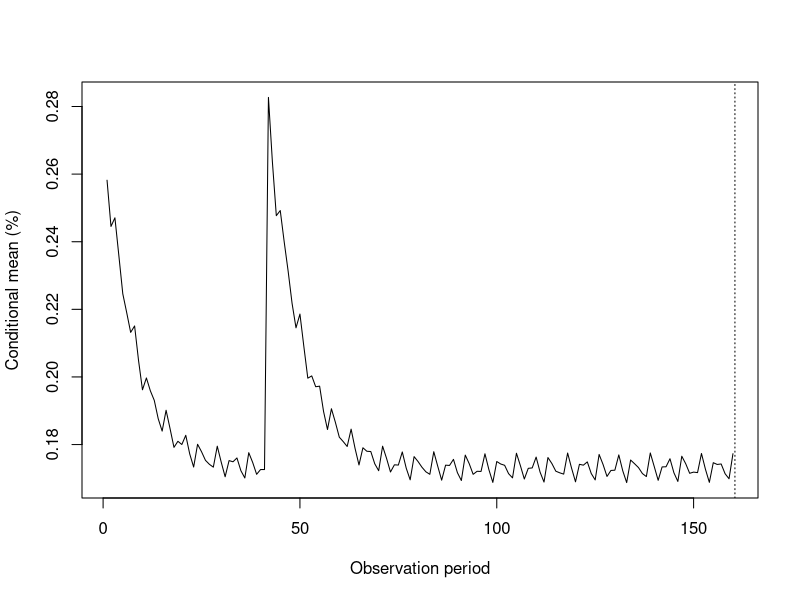

The R script that drew this image:
# 合成教学数据，非真实市场行情; source is not independently verified
# Simple returns, decimal; one observation period, no automatic annualization.
R <- c(0.007412163339544217,
 -0.010482472146455321,
 0.008230851250901908,
 -0.0017544755294552758,
 -0.0051058979531225955,
 0.008836480819329084,
 -0.008069460912111217,
 0.003083159580684499,
 0.003283682466898781,
 -0.0075217265370117,
 0.007909726145666481,
 -0.004167708599150859,
 -0.001731318295021438,
 0.006388502107881307,
 -0.007733818897379609,
 0.005089088457663708,
 0.00031660889609970736,
 -0.005315970047409268,
 0.00749574337347355,
 -0.005864481814017135,
 0.0010212681270710146,
 0.004225548099663988,
 -0.007152192498396882,
 0.006481401262769117,
 -0.0022927510716643797,
 -0.003077880045171515,
 0.006674051240871524,
 -0.006920236601272181,
 0.003478987279705359,
 0.0018642368677680944,
 -0.006046998470411728,
 0.007165424552913003,
 -0.004548237896337581,
 -0.0005982444754874664,
 0.005268568505368928,
 -0.0072090948011840576,
 0.00546696573361081,
 -0.0006908037577509802,
 -0.004345435689627863,
 0.007050835956111483,
 0.03447608466288317,
 0.003301594174389433,
 0.005282395452769607,
 -0.010268848468377317,
 0.009932058247289648,
 -0.00450652991046329,
 -0.0029171279251399575,
 0.00814258032089669,
 -0.009079130905087508,
 0.00535382966147253,
 0.0010856325837020175,
 -0.006471637120770416,
 0.008378022193971628,
 -0.006010646691100449,
 0.00043942435901772196,
 0.0050603356148808554,
 -0.007762114248084521,
 0.006538947033129491,
 -0.0017889718539344764,
 -0.003762778766087461,
 0.007151322725917699,
 -0.00694076815747988,
 0.0030169107917315924,
 0.0024909111907596574,
 -0.006481107440425808,
 0.00719563687306754,
 -0.004127918570701305,
 -0.001206536196759826,
 0.005710719252532805,
 -0.007282237362592627,
 0.005102369570066203,
 -0.00009201976673746681,
 -0.004820937562954273,
 0.007186938964516124,
 -0.005913595604836681,
 0.0013824950407694218,
 0.0038094046683057768,
 -0.006904983937354061,
 0.006537770362466678,
 -0.0026289643002737288,
 -0.0026870279154288437,
 0.006438836835791205,
 -0.0069584014600299815,
 0.0037899877142431597,
 0.001475860979018049,
 -0.005796203922550201,
 0.007167389088249899,
 -0.0048249492290639425,
 -0.00020761066526904783,
 0.004988840263940824,
 -0.00716415273385324,
 0.005698646944657227,
 -0.0010782225839002417,
 -0.004032457300768834,
 0.00695390699982955,
 -0.006384106010432133,
 0.002337111711267952,
 0.002947548984118106,
 -0.006545864314732809,
 0.0068636946258373915,
 -0.0035231003641641658,
 -0.0017605931320347054,
 0.005951910846052656,
 -0.007128814405876396,
 0.0045926862609542264,
 0.000504867390092475,
 -0.005186088366495874,
 0.007178588130551282,
 -0.005508278686513892,
 0.0007798297945881697,
 0.00426499247500632,
 -0.007018039630858435,
 0.006240634280592247,
 -0.002048899445570233,
 -0.0032089442959864346,
 0.006656264321395065,
 -0.006769968710286935,
 0.003255925222913361,
 0.002043503676083573,
 -0.006105031251482009,
 0.007085774357063123,
 -0.004356305158781572,
 -0.0008006495539184436,
 0.005378136373773408,
 -0.007185631115096498,
 0.00531073881367242,
 -0.00048107655046283687,
 -0.004491651167385186,
 0.007073438798904378,
 -0.006087873333875894,
 0.0017578843783596738,
 0.0034649842949054047,
 -0.006757546217537926,
 0.006665699310064337,
 -0.0029834293192308073,
 -0.002322395839639031,
 0.006249223990400947,
 -0.007031636311538517,
 0.004112342018804895,
 0.0010943380582277922,
 -0.005561828929687306,
 0.007181536794691487,
 -0.005103807890430455,
 0.00018209779661739053,
 0.004710847441912495,
 -0.007118008987129756,
 0.005924452026342761,
 -0.0014641384521021266,
 -0.0037147929162654335,
 0.006848527625572845,
 -0.006550040666037566,
 0.0027057333940398776,
 0.0025966644742340776,
 -0.006383791460054556,
 0.006965858273499633,
 -0.003860954682430563,
 -0.001385394526064658,
 0.005736703957409584,
 -0.007165930834337918,
 0.004887636082955434)
B <- NULL
dates <- seq_along(R)
p <- list(omega=0.00001,
 a=0.12,
 b=0.82,
 gamma=0.06,
 kappa=0.2,
 mu=0,
 n=160,
 shock=4,
 lag=5,
 level=0.05,
 horizon=20,
 impact=0.03,
 weight=0.5,
 rho=0.3 )
n <- length(R)
stopifnot(n>=2,all(is.finite(R)),all(R>=-1))


# Conditional Gaussian GARCH fit: fixed training mean, h[1]=training sample variance.
# Scale residuals by training SD for optimization; transform variance back afterward.
gdecode <- function(t) {
  ea<-exp(t[2]);eb<-exp(t[3]);den<-1+ea+eb
  c(w=exp(t[1]),a=ea/den,b=eb/den)
}
gsimplex <- function(fn,start,maxIter=1800) {
  d<-length(start);v<-rbind(start,matrix(rep(start,d),nrow=d,byrow=TRUE)+diag(.25,d))
  f<-apply(v,1,fn)
  for(it in seq_len(maxIter)-1) {
    ord<-order(f);v<-v[ord,,drop=FALSE];f<-f[ord]
    spread<-max(abs(sweep(v[-1,,drop=FALSE],2,v[1,],"-")))
    if(spread<1e-6&&f[d+1]-f[1]<1e-8)
      return(list(par=v[1,],value=f[1],converged=TRUE,iterations=it))
    cent<-colMeans(v[seq_len(d),,drop=FALSE]);r<-2*cent-v[d+1,];fr<-fn(r)
    if(fr<f[1]){e<-cent+2*(r-cent);fe<-fn(e)
      if(fe<fr){v[d+1,]<-e;f[d+1]<-fe}else{v[d+1,]<-r;f[d+1]<-fr}
    }else if(fr<f[d]){v[d+1,]<-r;f[d+1]<-fr}else{
      outside<-fr<f[d+1];cx<-cent+.5*((if(outside)r else v[d+1,])-cent);fc<-fn(cx)
      if(fc<(if(outside)fr else f[d+1])){v[d+1,]<-cx;f[d+1]<-fc}else{
        for(j in 2:(d+1)){v[j,]<-(v[j,]+v[1,])/2;f[j]<-fn(v[j,])}
      }
    }
  }
  j<-which.min(f);list(par=v[j,],value=f[j],converged=FALSE,iterations=maxIter)
}
garch_objective <- function(eps,t) {
  if(any(!is.finite(t))||any(abs(t)>20))return(1e100)
  p<-gdecode(t);if(p[2]+p[3]>=1)return(1e100)
  h<-1;f<-0
  for(z in eps){
    if(!is.finite(h)||h<=0)return(1e100)
    f<-f+.5*(log(2*pi)+log(h)+z*z/h)
    h<-p[1]+p[2]*z*z+p[3]*h
  }
  if(is.finite(f))f else 1e100
}
fit_garch <- function(trainR,maxIter=1800) {
  stopifnot(all(is.finite(trainR)),all(trainR>=-1))
  n<-length(trainR);if(n<60)stop("GARCH needs at least 60 training observations")
  mu<-mean(trainR);s2<-var(trainR);scale<-sqrt(s2)
  if(!is.finite(scale)||scale<=1e-12*max(1,abs(mu)))stop("Near-constant training returns")
  eps<-(trainR-mu)/scale;fn<-function(t)garch_objective(eps,t)
  original<-rbind(c(.05,.08,.87),c(.1,.15,.75),c(.5,.1,.4),
    c(.9,.05,.05),c(.01,.12,.87),c(.2,.6,.2))
  starts<-t(apply(original,1,function(p)c(log(p[1]),log(p[2]/(1-p[2]-p[3])),log(p[3]/(1-p[2]-p[3])))))
  attempts<-lapply(seq_len(nrow(starts)),function(i){
    v<-gsimplex(fn,starts[i,],maxIter)
    local<-v$converged&&all(sapply(seq_along(v$par),function(j)all(sapply(c(-1,1),function(sign){
      t<-v$par;t[j]<-t[j]+sign*1e-4;fn(t)>=v$value-1e-6
    }))))
    v$accepted<-v$converged&&local&&v$value<1e99;v
  })
  valid<-Filter(function(v)v$accepted,attempts)
  if(!length(valid))stop("GARCH optimization failed: no teaching-parameter fallback")
  best<-valid[[which.min(sapply(valid,function(v)v$value))]]
  p<-gdecode(best$par);omega<-p[1]*s2;a<-p[2];b<-p[3];h<-numeric(n+1);h[1]<-s2
  for(t in seq_len(n))h[t+1]<-omega+a*(trainR[t]-mu)^2+b*h[t]
  stopifnot(omega>0,a>=0,b>=0,a+b<1,all(is.finite(h)),all(h>0))
  list(omega=unname(omega),a=unname(a),b=unname(b),mu=mu,initial=s2,
    scale=scale,n=n,h=h,theta=best$par,logLikelihood=-best$value-n*log(scale),
    converged=TRUE,iterations=best$iterations,attempts=attempts)
}
garch_forecast <- function(R,gamma,N,train,fit) {
  stopifnot(train==fit$n,train>=60,train<length(R))
  n<-length(R);h<-rep(NA_real_,n+1);h[train+1]<-fit$h[train+1]
  for(t in seq.int(train+1,n))h[t+1]<-fit$omega+fit$a*(R[t]-fit$mu)^2+fit$b*h[t]
  sigma<-sqrt(h);z<-qnorm(gamma)
  list(h=h,sigma=sigma,VaR=N*(-fit$mu+sigma*z),
    ES=N*(-fit$mu+sigma*dnorm(z)/(1-gamma)),mu=fit$mu)
}
# Fixed initial training estimation + sequential test variance updates; no daily refitting.
garch_estimated_backtest <- function(bt,R,gamma,N,train) {
  attempt<-tryCatch({f<-fit_garch(R[seq_len(train)]);g<-garch_forecast(R,gamma,N,train,f);
    ids<-bt$ids;V<-g$VaR[ids];E<-g$ES[ids];hit<-bt$L>V
    actual<-if(any(hit))mean(bt$L[hit])else NA_real_
    predicted<-if(any(hit))mean(E[hit])else NA_real_
    list(fit=f,model=list(VaR=V,ES=E,hits=which(hit),test=kupiec(length(ids),sum(hit),1-gamma),
      meanActual=actual,meanES=predicted,bias=actual-predicted))},error=function(e)list(error=conditionMessage(e)))
  bt$fit<-attempt$fit;bt$models$garchFit<-if(is.null(attempt$error))attempt$model else list(error=attempt$error)
  bt
}

vpath <- function(R,p,type="garch",initial=NULL) {
  if(type=="arch")p$b<-0
  if(type!="gjr")p$gamma<-0
  if(type!="m")p$kappa<-0
  persistence<-p$a+p$b+p$gamma/2
  stopifnot(p$omega>0,p$a>=0,p$b>=0,p$a+p$gamma>=0,persistence<1)
  n<-length(R);h<-numeric(n+1);h[1]<-if(is.null(initial))p$omega/(1-persistence)else initial
  stopifnot(is.finite(h[1]),h[1]>0)
  eps<-z<-condMean<-numeric(n);ll<-0
  for(t in seq_len(n)) {
    condMean[t]<-p$mu+p$kappa*sqrt(h[t]);eps[t]<-R[t]-condMean[t];z[t]<-eps[t]/sqrt(h[t])
    ll<-ll-.5*(log(2*pi)+log(h[t])+eps[t]^2/h[t])
    h[t+1]<-p$omega+(p$a+if(eps[t]<0)p$gamma else 0)*eps[t]^2+p$b*h[t]
  }
  stopifnot(all(is.finite(h)),all(h>0))
  p<-p[c("omega","a","b","gamma","mu","kappa")]
  c(p,list(h=h,eps=eps,z=z,condMean=condMean,logLikelihood=ll,persistence=persistence,n=n))
}
vdecode <- function(t,type) {
  if(type=="arch")return(list(omega=exp(t[1]),a=plogis(t[2]),b=0,gamma=0,mu=0,kappa=0))
  if(type=="gjr") {u<-exp(t[2:4]);d<-1+sum(u);a<-2*u[1]/d
    return(list(omega=exp(t[1]),a=unname(a),b=unname(u[3]/d),gamma=unname(2*u[2]/d-a),mu=0,kappa=0))}
  p<-gdecode(t);list(omega=unname(p[1]),a=unname(p[2]),b=unname(p[3]),gamma=0,
    mu=if(type=="m")t[4]else 0,kappa=if(type=="m")t[5]else 0)
}
vfit <- function(R,type="garch",maxIter=2600) {
  n<-length(R);if(n<60)stop("At least 60 observations required")
  baseMu<-mean(R);s2<-var(R);scale<-sqrt(s2)
  if(!is.finite(scale)||scale<=1e-12*max(1,abs(baseMu)))stop("Near-constant returns")
  if(type=="garch") {
    f<-fit_garch(R);p<-list(omega=f$omega,a=f$a,b=f$b,gamma=0,kappa=0,mu=f$mu)
    q<-vpath(R,p,type,s2);k<-4
  }else{
    y<-(R-baseMu)/scale
    if(type=="arch")starts<-rbind(c(-2,-2),c(-1,0),c(0,-3)) else if(type=="gjr")
      starts<-rbind(c(-3,log(2),log(4),log(40)),c(-1,-1,-1,1),c(-2,0,0,2),c(-1,1,0,1)) else {
      original<-rbind(c(.05,.08,.87),c(.1,.15,.75),c(.5,.1,.4),c(.9,.05,.05))
      starts<-do.call(rbind,lapply(seq_len(4),function(i){p<-original[i,];t<-c(log(p[1]),log(p[2]/(1-p[2]-p[3])),log(p[3]/(1-p[2]-p[3])))
        rbind(c(t,0,0),c(t,-.1,.2),c(t,.1,-.2))}))
    }
    fn<-function(t){if(any(!is.finite(t))||any(abs(t)>20))return(1e100)
      tryCatch(-vpath(y,vdecode(t,type),type,1)$logLikelihood,error=function(e)1e100)}
    attempts<-lapply(seq_len(nrow(starts)),function(i){v<-gsimplex(fn,starts[i,],maxIter)
      local<-v$converged&&all(sapply(seq_along(v$par),function(j)all(sapply(c(-1,1),function(sign){
        t<-v$par;t[j]<-t[j]+sign*1e-4;fn(t)>=v$value-1e-6}))))
      v$accepted<-v$converged&&v$value<1e99&&local;v})
    valid<-Filter(function(x)x$accepted,attempts)
    if(!length(valid))stop("Optimization failed; no parameter fallback")
    best<-valid[[which.min(sapply(valid,function(x)x$value))]]
    p<-vdecode(best$par,type);p$omega<-p$omega*s2;p$mu<-baseMu+p$mu*scale
    q<-vpath(R,p,type,s2);k<-if(type=="arch")3 else 5
    q$theta<-best$par;q$attempts<-attempts
  }
  q$converged<-TRUE;q$parameters<-k;q$aic<- -2*q$logLikelihood+2*k
  q$bic<- -2*q$logLikelihood+log(n)*k;q
}
varch <- function(e,lag) {
  n<-length(e);stopifnot(lag>=1,lag<=20,lag==floor(lag),n-lag>lag+2)
  scale<-mean(e^2);if(scale<=1e-24)stop("Degenerate residual variance")
  q<-e^2/scale;ids<-seq.int(lag+1,n);y<-q[ids]
  X<-cbind(1,sapply(seq_len(lag),function(j)q[ids-j]))
  if(qr(X,tol=1e-10)$rank<ncol(X)||sum((y-mean(y))^2)<1e-16*length(y))stop("Auxiliary regression rank deficient")
  fit<-lm.fit(X,y);r2<-max(0,min(1,1-sum(fit$residuals^2)/sum((y-mean(y))^2)))
  stat<-length(y)*r2;c(stat=stat,p=pchisq(stat,lag,lower.tail=FALSE),df=lag,n=length(y),r2=r2)
}
vljung <- function(e,lag) {
  stopifnot(length(e)>lag+2,lag>=1)
  if(sum((e-mean(e))^2)<1e-24)stop("Degenerate series")
  t<-Box.test(e,lag=lag,type="Ljung-Box",fitdf=0)
  c(stat=unname(t$statistic),p=t$p.value,df=lag,n=length(e))
}
vforecast <- function(q,H) {
  stopifnot(H>=1,H<=100,H==floor(H))
  long<-q$omega/(1-q$persistence)
  h<-numeric(H);h[1]<-tail(q$h,1)
  if(H>1)for(k in 2:H)h[k]<-q$omega+q$persistence*h[k-1]
  list(h=h,sigma=sqrt(h),long=long)
}
vccc <- function(A,B,p,mode="estimate",rhoMode="estimated") {
  stopifnot(length(A)==length(B))
  qa<-if(mode=="estimate")vfit(A)else vpath(A,p)
  qb<-if(mode=="estimate")vfit(B)else vpath(B,p)
  estimatedRho<-cor(qa$z,qb$z);rho<-if(rhoMode=="manual")p$rho else estimatedRho
  stopifnot(is.finite(rho),abs(rho)<1)
  covariance<-rho*sqrt(qa$h*qb$h)
  determinant<-qa$h*qb$h-covariance^2
  hp<-p$weight^2*qa$h+(1-p$weight)^2*qb$h+2*p$weight*(1-p$weight)*covariance
  stopifnot(all(determinant>0),all(hp>=0))
  list(a=qa,b=qb,rho=rho,estimatedRho=estimatedRho,covariance=covariance,hp=hp,det=determinant)
}


model <- "m"
mode <- "teaching"
q <- tryCatch(if(mode=="estimate")vfit(R,model)else vpath(R,p,model),error=function(e)list(error=conditionMessage(e)))
if(!is.null(q$error))message(q$error)else {
 print(unlist(q[c("omega","a","b","gamma","mu","kappa","logLikelihood","parameters","aic","bic")]))
 print(c(n=length(R),converged=if(mode=="estimate")q$converged else NA,current_SD=sqrt(q$h[n]),next_SD=sqrt(tail(q$h,1))))
 if(mode=="estimate"&&(q$persistence>.9999||q$a<1e-5||q$b<1e-5))message("Near parameter boundary: numerical convergence does not prove reliable identification")
 print(tail(data.frame(h=q$h,sigma=sqrt(q$h),actual=c(R,NA_real_)),6))
}

if(is.null(q$error)) {
 diagnostics <- list(z=tryCatch(vljung(q$z,p$lag),error=function(e)conditionMessage(e)),
 z2=tryCatch(vljung(q$z^2,p$lag),error=function(e)conditionMessage(e)),
 arch=tryCatch(varch(q$z,p$lag),error=function(e)conditionMessage(e)))
 print(diagnostics)
 forecast <- vforecast(q,p$horizon)
 print(data.frame(k=seq_len(p$horizon),variance=forecast$h,sd=sqrt(forecast$h)))
}

if(is.null(q$error)) {
 y <- q$condMean*100
 plot(seq_along(y),y,type="l",xlab="Observation period",ylab="Conditional mean (%)")
 abline(v=n+.5,lty=3)
}
